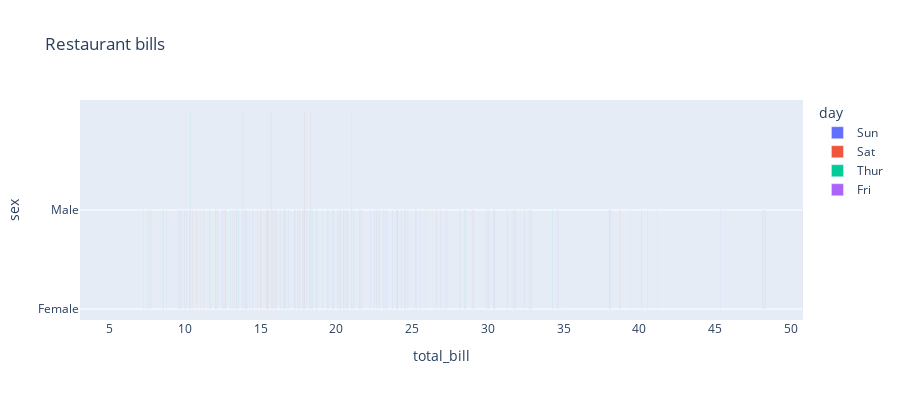

The code cell stored with this chart in its notebook:
### Code cell
import plotly.express as px
df = px.data.tips()
fig = px.bar(df, x="total_bill", y="sex", color='day',
             hover_data=["tip", "size"],
             height=400,
             title='Restaurant bills')
fig.show()

### Figure 1 — Plotly figure (JSON) as saved in the notebook; plotly's stock layout.template omitted (floating-point values rounded to 4 significant figures; data arrays with more than 128 entries replaced by an {"elided": "..."} marker saying what was removed)
{"data": [{"alignmentgroup": "True", "customdata": {"elided": "76x2 float values"}, "hoverlabel": {"namelength": 0}, "hovertemplate": "day=Sun<br>total_bill=%{x}<br>sex=%{y}<br>tip=%{customdata[0]}<br>size=%{customdata[1]}", "legendgroup": "Sun", "marker": {"color": "#636efa"}, "name": "Sun", "offsetgroup": "Sun", "orientation": "v", "showlegend": true, "textposition": "auto", "type": "bar", "x": [16.99, 10.34, 21.01, 23.68, 24.59, 25.29, 8.77, 26.88, 15.04, 14.78, 10.27, 35.26, 15.42, 18.43, 14.83, 21.58, 10.33, 16.29, 16.97, 17.46, 13.94, 9.68, 30.4, 18.29, 22.23, 32.4, 28.55, 18.04, 12.54, 10.29, 34.81, 9.94, 25.56, 19.49, 38.07, 23.95, 25.71, 17.31, 29.93, 14.07, 13.13, 17.26, 24.55, 19.77, 29.85, 48.17, 25, 13.39, 16.49, 21.5, 12.66, 16.21, 13.81, 17.51, 24.52, 20.76, 31.71, 7.25, 31.85, 16.82, 32.9, 17.89, 14.48, 9.6, 34.63, 34.65, 23.33, 45.35, 23.17, 40.55, 20.69, 20.9, 30.46, 18.15, 23.1, 15.69], "xaxis": "x", "y": ["Female", "Male", "Male", "Male", "Female", "Male", "Male", "Male", "Male", "Male", "Male", "Female", "Male", "Male", "Female", "Male", "Female", "Male", "Female", "Male", "Male", "Male", "Male", "Male", "Male", "Male", "Male", "Male", "Male", "Female", "Female", "Male", "Male", "Male", "Male", "Male", "Female", "Female", "Male", "Male", "Male", "Male", "Male", "Male", "Female", "Male", "Female", "Female", "Male", "Male", "Male", "Female", "Male", "Female", "Male", "Male", "Male", "Male", "Male", "Male", "Male", "Male", "Male", "Female", "Male", "Male", "Male", "Male", "Male", "Male", "Male", "Female", "Male", "Female", "Male", "Male"], "yaxis": "y"}, {"alignmentgroup": "True", "customdata": {"elided": "87x2 float values"}, "hoverlabel": {"namelength": 0}, "hovertemplate": "day=Sat<br>total_bill=%{x}<br>sex=%{y}<br>tip=%{customdata[0]}<br>size=%{customdata[1]}", "legendgroup": "Sat", "marker": {"color": "#EF553B"}, "name": "Sat", "offsetgroup": "Sat", "orientation": "v", "showlegend": true, "textposition": "auto", "type": "bar", "x": [20.65, 17.92, 20.29, 15.77, 39.42, 19.82, 17.81, 13.37, 12.69, 21.7, 19.65, 9.55, 18.35, 15.06, 20.69, 17.78, 24.06, 16.31, 16.93, 18.69, 31.27, 16.04, 38.01, 26.41, 11.24, 48.27, 20.29, 13.81, 11.02, 18.29, 17.59, 20.08, 16.45, 3.07, 20.23, 15.01, 12.02, 17.07, 26.86, 25.28, 14.73, 10.51, 17.92, 44.3, 22.42, 20.92, 15.36, 20.49, 25.21, 18.24, 14.31, 14, 7.25, 10.59, 10.63, 50.81, 15.81, 26.59, 38.73, 24.27, 12.76, 30.06, 25.89, 48.33, 13.27, 28.17, 12.9, 28.15, 11.59, 7.74, 30.14, 20.45, 13.28, 22.12, 24.01, 15.69, 11.61, 10.77, 15.53, 10.07, 12.6, 32.83, 35.83, 29.03, 27.18, 22.67, 17.82], "xaxis": "x", "y": ["Male", "Male", "Female", "Female", "Male", "Male", "Male", "Male", "Male", "Male", "Female", "Male", "Male", "Female", "Female", "Male", "Male", "Male", "Female", "Male", "Male", "Male", "Male", "Female", "Male", "Male", "Male", "Male", "Male", "Male", "Male", "Male", "Female", "Female", "Male", "Male", "Male", "Female", "Female", "Female", "Female", "Male", "Male", "Female", "Female", "Female", "Male", "Male", "Male", "Male", "Female", "Male", "Female", "Female", "Female", "Male", "Male", "Male", "Male", "Male", "Female", "Male", "Male", "Male", "Female", "Female", "Female", "Male", "Male", "Male", "Female", "Male", "Male", "Female", "Male", "Male", "Male", "Male", "Male", "Male", "Male", "Male", "Female", "Male", "Female", "Male", "Male"], "yaxis": "y"}, {"alignmentgroup": "True", "customdata": [[4, 4], [3, 2], [2.71, 2], [3, 2], [3.4, 2], [1.83, 1], [5, 2], [2.03, 2], [5.17, 4], [2, 2], [4, 2], [5.85, 2], [3, 2], [1.5, 2], [1.8, 2], [2.92, 4], [2.31, 2], [1.68, 2], [2.5, 2], [2, 2], [2.52, 2], [4.2, 6], [1.48, 2], [2, 2], [2, 2], [2.18, 3], [1.5, 2], [2.83, 2], [1.5, 2], [2, 2], [3.25, 2], [1.25, 2], [2, 2], [2, 2], [2, 2], [2.75, 2], [3.5, 2], [6.7, 6], [5, 5], [5, 6], [2.3, 2], [1.5, 2], [1.36, 3], [1.63, 2], [1.73, 2], [2, 2], [4.19, 2], [2.56, 2], [2.02, 2], [4, 2], [1.44, 2], [2, 2], [5, 4], [2, 2], [2, 2], [4, 3], [2.01, 2], [2, 2], [2.5, 2], [4, 4], [3.23, 3], [3, 2]], "hoverlabel": {"namelength": 0}, "hovertemplate": "day=Thur<br>total_bill=%{x}<br>sex=%{y}<br>tip=%{customdata[0]}<br>size=%{customdata[1]}", "legendgroup": "Thur", "marker": {"color": "#00cc96"}, "name": "Thur", "offsetgroup": "Thur", "orientation": "v", "showlegend": true, "textposition": "auto", "type": "bar", "x": [27.2, 22.76, 17.29, 19.44, 16.66, 10.07, 32.68, 15.98, 34.83, 13.03, 18.28, 24.71, 21.16, 10.65, 12.43, 24.08, 11.69, 13.42, 14.26, 15.95, 12.48, 29.8, 8.52, 14.52, 11.38, 22.82, 19.08, 20.27, 11.17, 12.26, 18.26, 8.51, 10.33, 14.15, 16, 13.16, 17.47, 34.3, 41.19, 27.05, 16.43, 8.35, 18.64, 11.87, 9.78, 7.51, 19.81, 28.44, 15.48, 16.58, 7.56, 10.34, 43.11, 13, 13.51, 18.71, 12.74, 13, 16.4, 20.53, 16.47, 18.78], "xaxis": "x", "y": ["Male", "Male", "Male", "Male", "Male", "Female", "Male", "Male", "Female", "Male", "Male", "Male", "Male", "Female", "Female", "Female", "Male", "Female", "Male", "Male", "Female", "Female", "Male", "Female", "Female", "Male", "Male", "Female", "Female", "Female", "Female", "Female", "Female", "Female", "Male", "Female", "Female", "Male", "Male", "Female", "Female", "Female", "Female", "Female", "Male", "Male", "Female", "Male", "Male", "Male", "Male", "Male", "Female", "Female", "Male", "Male", "Female", "Female", "Female", "Male", "Female", "Female"], "yaxis": "y"}, {"alignmentgroup": "True", "customdata": [[3, 2], [3.5, 2], [1, 2], [4.3, 2], [3.25, 2], [4.73, 4], [4, 2], [1.5, 2], [3, 2], [1.5, 2], [2.5, 2], [3, 2], [2.2, 2], [3.48, 2], [1.92, 1], [3, 3], [1.58, 2], [2.5, 2], [2, 2]], "hoverlabel": {"namelength": 0}, "hovertemplate": "day=Fri<br>total_bill=%{x}<br>sex=%{y}<br>tip=%{customdata[0]}<br>size=%{customdata[1]}", "legendgroup": "Fri", "marker": {"color": "#ab63fa"}, "name": "Fri", "offsetgroup": "Fri", "orientation": "v", "showlegend": true, "textposition": "auto", "type": "bar", "x": [28.97, 22.49, 5.75, 16.32, 22.75, 40.17, 27.28, 12.03, 21.01, 12.46, 11.35, 15.38, 12.16, 13.42, 8.58, 15.98, 13.42, 16.27, 10.09], "xaxis": "x", "y": ["Male", "Male", "Female", "Female", "Female", "Male", "Male", "Male", "Male", "Male", "Female", "Female", "Male", "Female", "Male", "Female", "Male", "Female", "Female"], "yaxis": "y"}], "layout": {"barmode": "relative", "height": 400, "legend": {"title": {"text": "day"}, "tracegroupgap": 0}, "title": {"text": "Restaurant bills"}, "xaxis": {"anchor": "y", "domain": [0, 1], "title": {"text": "total_bill"}}, "yaxis": {"anchor": "x", "domain": [0, 1], "title": {"text": "sex"}}}}
